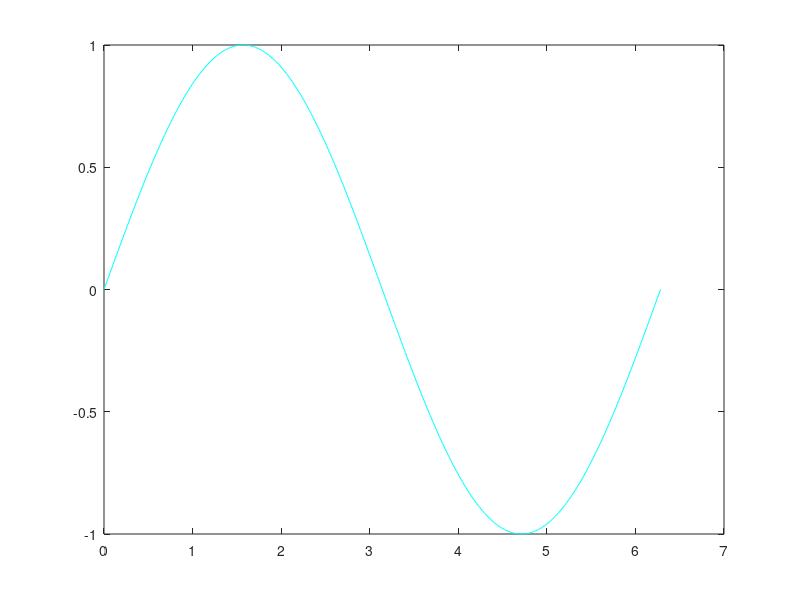

This figure's MATLAB source:
y = @(x)sin(x);

arr20=[0 pi/6 pi/5 pi/4 3*pi/10 pi/3 pi/2 2*pi/3 3*pi/4 5*pi/6 pi 7*pi/6 6*pi/5 5*pi/4 4*pi/3 3*pi/2 5*pi/3 7*pi/4 11*pi/6 2*pi];
arr20_360=[];

L0 = @(x) (x-arr20(2))/(arr20(1)-arr20(2)) * (x-arr20(3))/(arr20(1)-arr20(3)) * (x-arr20(4))/(arr20(1)-arr20(4)) * (x-arr20(5))/(arr20(1)-arr20(5)) * (x-arr20(6))/(arr20(1)-arr20(6)) * (x-arr20(7))/(arr20(1)-arr20(7)) * (x-arr20(8))/(arr20(1)-arr20(8)) * (x-arr20(9))/(arr20(1)-arr20(9)) * (x-arr20(10))/(arr20(1)-arr20(10)) * (x-arr20(11))/(arr20(1)-arr20(11)) * (x-arr20(12))/(arr20(1)-arr20(12)) * (x-arr20(13))/(arr20(1)-arr20(13)) * (x-arr20(14))/(arr20(1)-arr20(14)) * (x-arr20(15))/(arr20(1)-arr20(15)) * (x-arr20(16))/(arr20(1)-arr20(16)) * (x-arr20(17))/(arr20(1)-arr20(17)) * (x-arr20(18))/(arr20(1)-arr20(18)) * (x-arr20(19))/(arr20(1)-arr20(19)) * (x-arr20(20))/(arr20(1)-arr20(20));
L1 = @(x) (x-arr20(1))/(arr20(2)-arr20(1)) * (x-arr20(3))/(arr20(2)-arr20(3)) * (x-arr20(4))/(arr20(2)-arr20(4)) * (x-arr20(5))/(arr20(2)-arr20(5)) * (x-arr20(6))/(arr20(2)-arr20(6)) * (x-arr20(7))/(arr20(2)-arr20(7)) * (x-arr20(8))/(arr20(2)-arr20(8)) * (x-arr20(9))/(arr20(2)-arr20(9)) * (x-arr20(10))/(arr20(2)-arr20(10)) * (x-arr20(11))/(arr20(2)-arr20(11)) * (x-arr20(12))/(arr20(2)-arr20(12)) * (x-arr20(13))/(arr20(2)-arr20(13)) * (x-arr20(14))/(arr20(2)-arr20(14)) * (x-arr20(15))/(arr20(2)-arr20(15)) * (x-arr20(16))/(arr20(2)-arr20(16)) * (x-arr20(17))/(arr20(2)-arr20(17)) * (x-arr20(18))/(arr20(2)-arr20(18)) * (x-arr20(19))/(arr20(2)-arr20(19)) * (x-arr20(20))/(arr20(2)-arr20(20));
L2 = @(x) (x-arr20(1))/(arr20(3)-arr20(1)) * (x-arr20(2))/(arr20(3)-arr20(2)) * (x-arr20(4))/(arr20(3)-arr20(4)) * (x-arr20(5))/(arr20(3)-arr20(5)) * (x-arr20(6))/(arr20(3)-arr20(6)) * (x-arr20(7))/(arr20(3)-arr20(7)) * (x-arr20(8))/(arr20(3)-arr20(8)) * (x-arr20(9))/(arr20(3)-arr20(9)) * (x-arr20(10))/(arr20(3)-arr20(10)) * (x-arr20(11))/(arr20(3)-arr20(11)) * (x-arr20(12))/(arr20(3)-arr20(12)) * (x-arr20(13))/(arr20(3)-arr20(13)) * (x-arr20(14))/(arr20(3)-arr20(14)) * (x-arr20(15))/(arr20(3)-arr20(15)) * (x-arr20(16))/(arr20(3)-arr20(16)) * (x-arr20(17))/(arr20(3)-arr20(17)) * (x-arr20(18))/(arr20(3)-arr20(18)) * (x-arr20(19))/(arr20(3)-arr20(19)) * (x-arr20(20))/(arr20(3)-arr20(20));
L3 = @(x) (x-arr20(1))/(arr20(4)-arr20(1)) * (x-arr20(2))/(arr20(4)-arr20(2)) * (x-arr20(3))/(arr20(4)-arr20(3)) * (x-arr20(5))/(arr20(4)-arr20(5)) * (x-arr20(6))/(arr20(4)-arr20(6)) * (x-arr20(7))/(arr20(4)-arr20(7)) * (x-arr20(8))/(arr20(4)-arr20(8)) * (x-arr20(9))/(arr20(4)-arr20(9)) * (x-arr20(10))/(arr20(4)-arr20(10)) * (x-arr20(11))/(arr20(4)-arr20(11)) * (x-arr20(12))/(arr20(4)-arr20(12)) * (x-arr20(13))/(arr20(4)-arr20(13)) * (x-arr20(14))/(arr20(4)-arr20(14)) * (x-arr20(15))/(arr20(4)-arr20(15)) * (x-arr20(16))/(arr20(4)-arr20(16)) * (x-arr20(17))/(arr20(4)-arr20(17)) * (x-arr20(18))/(arr20(4)-arr20(18)) * (x-arr20(19))/(arr20(4)-arr20(19)) * (x-arr20(20))/(arr20(4)-arr20(20));
L4 = @(x) (x-arr20(1))/(arr20(5)-arr20(1)) * (x-arr20(2))/(arr20(5)-arr20(2)) * (x-arr20(3))/(arr20(5)-arr20(3)) * (x-arr20(4))/(arr20(5)-arr20(4)) * (x-arr20(6))/(arr20(5)-arr20(6)) * (x-arr20(7))/(arr20(5)-arr20(7)) * (x-arr20(8))/(arr20(5)-arr20(8)) * (x-arr20(9))/(arr20(5)-arr20(9)) * (x-arr20(10))/(arr20(5)-arr20(10)) * (x-arr20(11))/(arr20(5)-arr20(11)) * (x-arr20(12))/(arr20(5)-arr20(12)) * (x-arr20(13))/(arr20(5)-arr20(13)) * (x-arr20(14))/(arr20(5)-arr20(14)) * (x-arr20(15))/(arr20(5)-arr20(15)) * (x-arr20(16))/(arr20(5)-arr20(16)) * (x-arr20(17))/(arr20(5)-arr20(17)) * (x-arr20(18))/(arr20(5)-arr20(18)) * (x-arr20(19))/(arr20(5)-arr20(19)) * (x-arr20(20))/(arr20(5)-arr20(20));
L5 = @(x) (x-arr20(1))/(arr20(6)-arr20(1)) * (x-arr20(2))/(arr20(6)-arr20(2)) * (x-arr20(3))/(arr20(6)-arr20(3)) * (x-arr20(4))/(arr20(6)-arr20(4)) * (x-arr20(5))/(arr20(6)-arr20(5)) * (x-arr20(7))/(arr20(6)-arr20(7)) * (x-arr20(8))/(arr20(6)-arr20(8)) * (x-arr20(9))/(arr20(6)-arr20(9)) * (x-arr20(10))/(arr20(6)-arr20(10)) * (x-arr20(11))/(arr20(6)-arr20(11)) * (x-arr20(12))/(arr20(6)-arr20(12)) * (x-arr20(13))/(arr20(6)-arr20(13)) * (x-arr20(14))/(arr20(6)-arr20(14)) * (x-arr20(15))/(arr20(6)-arr20(15)) * (x-arr20(16))/(arr20(6)-arr20(16)) * (x-arr20(17))/(arr20(6)-arr20(17)) * (x-arr20(18))/(arr20(6)-arr20(18)) * (x-arr20(19))/(arr20(6)-arr20(19)) * (x-arr20(20))/(arr20(6)-arr20(20));
L6 = @(x) (x-arr20(1))/(arr20(7)-arr20(1)) * (x-arr20(2))/(arr20(7)-arr20(2)) * (x-arr20(3))/(arr20(7)-arr20(3)) * (x-arr20(4))/(arr20(7)-arr20(4)) * (x-arr20(5))/(arr20(7)-arr20(5)) * (x-arr20(6))/(arr20(7)-arr20(6)) * (x-arr20(8))/(arr20(7)-arr20(8)) * (x-arr20(9))/(arr20(7)-arr20(9)) * (x-arr20(10))/(arr20(7)-arr20(10)) * (x-arr20(11))/(arr20(7)-arr20(11)) * (x-arr20(12))/(arr20(7)-arr20(12)) * (x-arr20(13))/(arr20(7)-arr20(13)) * (x-arr20(14))/(arr20(7)-arr20(14)) * (x-arr20(15))/(arr20(7)-arr20(15)) * (x-arr20(16))/(arr20(7)-arr20(16)) * (x-arr20(17))/(arr20(7)-arr20(17)) * (x-arr20(18))/(arr20(7)-arr20(18)) * (x-arr20(19))/(arr20(7)-arr20(19)) * (x-arr20(20))/(arr20(7)-arr20(20));
L7 = @(x) (x-arr20(1))/(arr20(8)-arr20(1)) * (x-arr20(2))/(arr20(8)-arr20(2)) * (x-arr20(3))/(arr20(8)-arr20(3)) * (x-arr20(4))/(arr20(8)-arr20(4)) * (x-arr20(5))/(arr20(8)-arr20(5)) * (x-arr20(6))/(arr20(8)-arr20(6)) * (x-arr20(7))/(arr20(8)-arr20(7)) * (x-arr20(9))/(arr20(8)-arr20(9)) * (x-arr20(10))/(arr20(8)-arr20(10)) * (x-arr20(11))/(arr20(8)-arr20(11)) * (x-arr20(12))/(arr20(8)-arr20(12)) * (x-arr20(13))/(arr20(8)-arr20(13)) * (x-arr20(14))/(arr20(8)-arr20(14)) * (x-arr20(15))/(arr20(8)-arr20(15)) * (x-arr20(16))/(arr20(8)-arr20(16)) * (x-arr20(17))/(arr20(8)-arr20(17)) * (x-arr20(18))/(arr20(8)-arr20(18)) * (x-arr20(19))/(arr20(8)-arr20(19)) * (x-arr20(20))/(arr20(8)-arr20(20));
L8 = @(x) (x-arr20(1))/(arr20(9)-arr20(1)) * (x-arr20(2))/(arr20(9)-arr20(2)) * (x-arr20(3))/(arr20(9)-arr20(3)) * (x-arr20(4))/(arr20(9)-arr20(4)) * (x-arr20(5))/(arr20(9)-arr20(5)) * (x-arr20(6))/(arr20(9)-arr20(6)) * (x-arr20(7))/(arr20(9)-arr20(7)) * (x-arr20(8))/(arr20(9)-arr20(8)) * (x-arr20(10))/(arr20(9)-arr20(10)) * (x-arr20(11))/(arr20(9)-arr20(11)) * (x-arr20(12))/(arr20(9)-arr20(12)) * (x-arr20(13))/(arr20(9)-arr20(13)) * (x-arr20(14))/(arr20(9)-arr20(14)) * (x-arr20(15))/(arr20(9)-arr20(15)) * (x-arr20(16))/(arr20(9)-arr20(16)) * (x-arr20(17))/(arr20(9)-arr20(17)) * (x-arr20(18))/(arr20(9)-arr20(18)) * (x-arr20(19))/(arr20(9)-arr20(19)) * (x-arr20(20))/(arr20(9)-arr20(20));
L9 = @(x) (x-arr20(1))/(arr20(10)-arr20(1)) * (x-arr20(2))/(arr20(10)-arr20(2)) * (x-arr20(3))/(arr20(10)-arr20(3)) * (x-arr20(4))/(arr20(10)-arr20(4)) * (x-arr20(5))/(arr20(10)-arr20(5)) * (x-arr20(6))/(arr20(10)-arr20(6)) * (x-arr20(7))/(arr20(10)-arr20(7)) * (x-arr20(8))/(arr20(10)-arr20(8)) * (x-arr20(9))/(arr20(10)-arr20(9)) * (x-arr20(11))/(arr20(10)-arr20(11)) * (x-arr20(12))/(arr20(10)-arr20(12)) * (x-arr20(13))/(arr20(10)-arr20(13)) * (x-arr20(14))/(arr20(10)-arr20(14)) * (x-arr20(15))/(arr20(10)-arr20(15)) * (x-arr20(16))/(arr20(10)-arr20(16)) * (x-arr20(17))/(arr20(10)-arr20(17)) * (x-arr20(18))/(arr20(10)-arr20(18)) * (x-arr20(19))/(arr20(10)-arr20(19)) * (x-arr20(20))/(arr20(10)-arr20(20));
L10 = @(x) (x-arr20(1))/(arr20(11)-arr20(1)) * (x-arr20(2))/(arr20(11)-arr20(2)) * (x-arr20(3))/(arr20(11)-arr20(3)) * (x-arr20(4))/(arr20(11)-arr20(4)) * (x-arr20(5))/(arr20(11)-arr20(5)) * (x-arr20(6))/(arr20(11)-arr20(6)) * (x-arr20(7))/(arr20(11)-arr20(7)) * (x-arr20(8))/(arr20(11)-arr20(8)) * (x-arr20(9))/(arr20(11)-arr20(9)) * (x-arr20(10))/(arr20(11)-arr20(10)) * (x-arr20(12))/(arr20(11)-arr20(12)) * (x-arr20(13))/(arr20(11)-arr20(13)) * (x-arr20(14))/(arr20(11)-arr20(14)) * (x-arr20(15))/(arr20(11)-arr20(15)) * (x-arr20(16))/(arr20(11)-arr20(16)) * (x-arr20(17))/(arr20(11)-arr20(17)) * (x-arr20(18))/(arr20(11)-arr20(18)) * (x-arr20(19))/(arr20(11)-arr20(19)) * (x-arr20(20))/(arr20(11)-arr20(20));
L11 = @(x) (x-arr20(1))/(arr20(12)-arr20(1)) * (x-arr20(2))/(arr20(12)-arr20(2)) * (x-arr20(3))/(arr20(12)-arr20(3)) * (x-arr20(4))/(arr20(12)-arr20(4)) * (x-arr20(5))/(arr20(12)-arr20(5)) * (x-arr20(6))/(arr20(12)-arr20(6)) * (x-arr20(7))/(arr20(12)-arr20(7)) * (x-arr20(8))/(arr20(12)-arr20(8)) * (x-arr20(9))/(arr20(12)-arr20(9)) * (x-arr20(10))/(arr20(12)-arr20(10)) * (x-arr20(11))/(arr20(12)-arr20(11)) * (x-arr20(13))/(arr20(12)-arr20(13)) * (x-arr20(14))/(arr20(12)-arr20(14)) * (x-arr20(15))/(arr20(12)-arr20(15)) * (x-arr20(16))/(arr20(12)-arr20(16)) * (x-arr20(17))/(arr20(12)-arr20(17)) * (x-arr20(18))/(arr20(12)-arr20(18)) * (x-arr20(19))/(arr20(12)-arr20(19)) * (x-arr20(20))/(arr20(12)-arr20(20));
L12 = @(x) (x-arr20(1))/(arr20(13)-arr20(1)) * (x-arr20(2))/(arr20(13)-arr20(2)) * (x-arr20(3))/(arr20(13)-arr20(3)) * (x-arr20(4))/(arr20(13)-arr20(4)) * (x-arr20(5))/(arr20(13)-arr20(5)) * (x-arr20(6))/(arr20(13)-arr20(6)) * (x-arr20(7))/(arr20(13)-arr20(7)) * (x-arr20(8))/(arr20(13)-arr20(8)) * (x-arr20(9))/(arr20(13)-arr20(9)) * (x-arr20(10))/(arr20(13)-arr20(10)) * (x-arr20(11))/(arr20(13)-arr20(11)) * (x-arr20(12))/(arr20(13)-arr20(12)) * (x-arr20(14))/(arr20(13)-arr20(14)) * (x-arr20(15))/(arr20(13)-arr20(15)) * (x-arr20(16))/(arr20(13)-arr20(16)) * (x-arr20(17))/(arr20(13)-arr20(17)) * (x-arr20(18))/(arr20(13)-arr20(18)) * (x-arr20(19))/(arr20(13)-arr20(19)) * (x-arr20(20))/(arr20(13)-arr20(20));
L13 = @(x) (x-arr20(1))/(arr20(14)-arr20(1)) * (x-arr20(2))/(arr20(14)-arr20(2)) * (x-arr20(3))/(arr20(14)-arr20(3)) * (x-arr20(4))/(arr20(14)-arr20(4)) * (x-arr20(5))/(arr20(14)-arr20(5)) * (x-arr20(6))/(arr20(14)-arr20(6)) * (x-arr20(7))/(arr20(14)-arr20(7)) * (x-arr20(8))/(arr20(14)-arr20(8)) * (x-arr20(9))/(arr20(14)-arr20(9)) * (x-arr20(10))/(arr20(14)-arr20(10)) * (x-arr20(11))/(arr20(14)-arr20(11)) * (x-arr20(12))/(arr20(14)-arr20(12)) * (x-arr20(13))/(arr20(14)-arr20(13)) * (x-arr20(15))/(arr20(14)-arr20(15)) * (x-arr20(16))/(arr20(14)-arr20(16)) * (x-arr20(17))/(arr20(14)-arr20(17)) * (x-arr20(18))/(arr20(14)-arr20(18)) * (x-arr20(19))/(arr20(14)-arr20(19)) * (x-arr20(20))/(arr20(14)-arr20(20));
L14 = @(x) (x-arr20(1))/(arr20(15)-arr20(1)) * (x-arr20(2))/(arr20(15)-arr20(2)) * (x-arr20(3))/(arr20(15)-arr20(3)) * (x-arr20(4))/(arr20(15)-arr20(4)) * (x-arr20(5))/(arr20(15)-arr20(5)) * (x-arr20(6))/(arr20(15)-arr20(6)) * (x-arr20(7))/(arr20(15)-arr20(7)) * (x-arr20(8))/(arr20(15)-arr20(8)) * (x-arr20(9))/(arr20(15)-arr20(9)) * (x-arr20(10))/(arr20(15)-arr20(10)) * (x-arr20(11))/(arr20(15)-arr20(11)) * (x-arr20(12))/(arr20(15)-arr20(12)) * (x-arr20(13))/(arr20(15)-arr20(13)) * (x-arr20(14))/(arr20(15)-arr20(14)) * (x-arr20(16))/(arr20(15)-arr20(16)) * (x-arr20(17))/(arr20(15)-arr20(17)) * (x-arr20(18))/(arr20(15)-arr20(18)) * (x-arr20(19))/(arr20(15)-arr20(19)) * (x-arr20(20))/(arr20(15)-arr20(20));
L15 = @(x) (x-arr20(1))/(arr20(16)-arr20(1)) * (x-arr20(2))/(arr20(16)-arr20(2)) * (x-arr20(3))/(arr20(16)-arr20(3)) * (x-arr20(4))/(arr20(16)-arr20(4)) * (x-arr20(5))/(arr20(16)-arr20(5)) * (x-arr20(6))/(arr20(16)-arr20(6)) * (x-arr20(7))/(arr20(16)-arr20(7)) * (x-arr20(8))/(arr20(16)-arr20(8)) * (x-arr20(9))/(arr20(16)-arr20(9)) * (x-arr20(10))/(arr20(16)-arr20(10)) * (x-arr20(11))/(arr20(16)-arr20(11)) * (x-arr20(12))/(arr20(16)-arr20(12)) * (x-arr20(13))/(arr20(16)-arr20(13)) * (x-arr20(14))/(arr20(16)-arr20(14)) * (x-arr20(15))/(arr20(16)-arr20(15)) * (x-arr20(17))/(arr20(16)-arr20(17)) * (x-arr20(18))/(arr20(16)-arr20(18)) * (x-arr20(19))/(arr20(16)-arr20(19)) * (x-arr20(20))/(arr20(16)-arr20(20));
L16 = @(x) (x-arr20(1))/(arr20(17)-arr20(1)) * (x-arr20(2))/(arr20(17)-arr20(2)) * (x-arr20(3))/(arr20(17)-arr20(3)) * (x-arr20(4))/(arr20(17)-arr20(4)) * (x-arr20(5))/(arr20(17)-arr20(5)) * (x-arr20(6))/(arr20(17)-arr20(6)) * (x-arr20(7))/(arr20(17)-arr20(7)) * (x-arr20(8))/(arr20(17)-arr20(8)) * (x-arr20(9))/(arr20(17)-arr20(9)) * (x-arr20(10))/(arr20(17)-arr20(10)) * (x-arr20(11))/(arr20(17)-arr20(11)) * (x-arr20(12))/(arr20(17)-arr20(12)) * (x-arr20(13))/(arr20(17)-arr20(13)) * (x-arr20(14))/(arr20(17)-arr20(14)) * (x-arr20(15))/(arr20(17)-arr20(15)) * (x-arr20(16))/(arr20(17)-arr20(16)) * (x-arr20(18))/(arr20(17)-arr20(18)) * (x-arr20(19))/(arr20(17)-arr20(19)) * (x-arr20(20))/(arr20(17)-arr20(20));
L17 = @(x) (x-arr20(1))/(arr20(18)-arr20(1)) * (x-arr20(2))/(arr20(18)-arr20(2)) * (x-arr20(3))/(arr20(18)-arr20(3)) * (x-arr20(4))/(arr20(18)-arr20(4)) * (x-arr20(5))/(arr20(18)-arr20(5)) * (x-arr20(6))/(arr20(18)-arr20(6)) * (x-arr20(7))/(arr20(18)-arr20(7)) * (x-arr20(8))/(arr20(18)-arr20(8)) * (x-arr20(9))/(arr20(18)-arr20(9)) * (x-arr20(10))/(arr20(18)-arr20(10)) * (x-arr20(11))/(arr20(18)-arr20(11)) * (x-arr20(12))/(arr20(18)-arr20(12)) * (x-arr20(13))/(arr20(18)-arr20(13)) * (x-arr20(14))/(arr20(18)-arr20(14)) * (x-arr20(15))/(arr20(18)-arr20(15)) * (x-arr20(16))/(arr20(18)-arr20(16)) * (x-arr20(17))/(arr20(18)-arr20(17)) * (x-arr20(19))/(arr20(18)-arr20(19)) * (x-arr20(20))/(arr20(18)-arr20(20));
L18 = @(x) (x-arr20(1))/(arr20(19)-arr20(1)) * (x-arr20(2))/(arr20(19)-arr20(2)) * (x-arr20(3))/(arr20(19)-arr20(3)) * (x-arr20(4))/(arr20(19)-arr20(4)) * (x-arr20(5))/(arr20(19)-arr20(5)) * (x-arr20(6))/(arr20(19)-arr20(6)) * (x-arr20(7))/(arr20(19)-arr20(7)) * (x-arr20(8))/(arr20(19)-arr20(8)) * (x-arr20(9))/(arr20(19)-arr20(9)) * (x-arr20(10))/(arr20(19)-arr20(10)) * (x-arr20(11))/(arr20(19)-arr20(11)) * (x-arr20(12))/(arr20(19)-arr20(12)) * (x-arr20(13))/(arr20(19)-arr20(13)) * (x-arr20(14))/(arr20(19)-arr20(14)) * (x-arr20(15))/(arr20(19)-arr20(15)) * (x-arr20(16))/(arr20(19)-arr20(16)) * (x-arr20(17))/(arr20(19)-arr20(17)) * (x-arr20(18))/(arr20(19)-arr20(18)) * (x-arr20(20))/(arr20(19)-arr20(20));
L19 = @(x) (x-arr20(1))/(arr20(20)-arr20(1)) * (x-arr20(2))/(arr20(20)-arr20(2)) * (x-arr20(3))/(arr20(20)-arr20(3)) * (x-arr20(4))/(arr20(10)-arr20(4)) * (x-arr20(5))/(arr20(20)-arr20(5)) * (x-arr20(6))/(arr20(20)-arr20(6)) * (x-arr20(7))/(arr20(20)-arr20(7)) * (x-arr20(8))/(arr20(20)-arr20(8)) * (x-arr20(9))/(arr20(20)-arr20(9)) * (x-arr20(10))/(arr20(20)-arr20(10)) * (x-arr20(11))/(arr20(20)-arr20(11)) * (x-arr20(12))/(arr20(20)-arr20(12)) * (x-arr20(13))/(arr20(20)-arr20(13)) * (x-arr20(14))/(arr20(20)-arr20(14)) * (x-arr20(15))/(arr20(20)-arr20(15)) * (x-arr20(16))/(arr20(20)-arr20(16)) * (x-arr20(17))/(arr20(20)-arr20(17)) * (x-arr20(18))/(arr20(20)-arr20(18)) * (x-arr20(19))/(arr20(20)-arr20(19));

f20 = @(x) (L0(x)*y(arr20(1))) + (L1(x)*y(arr20(2))) + (L2(x)*y(arr20(3))) + (L3(x)*y(arr20(4))) + (L4(x)*y(arr20(5))) + (L5(x)*y(arr20(6))) + (L6(x)*y(arr20(7))) + (L7(x)*y(arr20(8))) + (L8(x)*y(arr20(9))) + (L9(x)*y(arr20(10))) + (L10(x)*y(arr20(11))) + (L11(x)*y(arr20(12))) + (L12(x)*y(arr20(13))) + (L13(x)*y(arr20(14))) + (L14(x)*y(arr20(15))) + (L15(x)*y(arr20(16))) + (L16(x)*y(arr20(17))) + (L17(x)*y(arr20(18))) + (L18(x)*y(arr20(19))) + (L19(x)*y(arr20(20)));

counter20=1;

for n20 = 0:pi/180:2*pi
    arr20_360(counter20)=f20(n20);
    counter20=counter20+1;
end
    
a20 = 0 : pi/180 : 2*pi;
plot(a20,arr20_360,'c');

